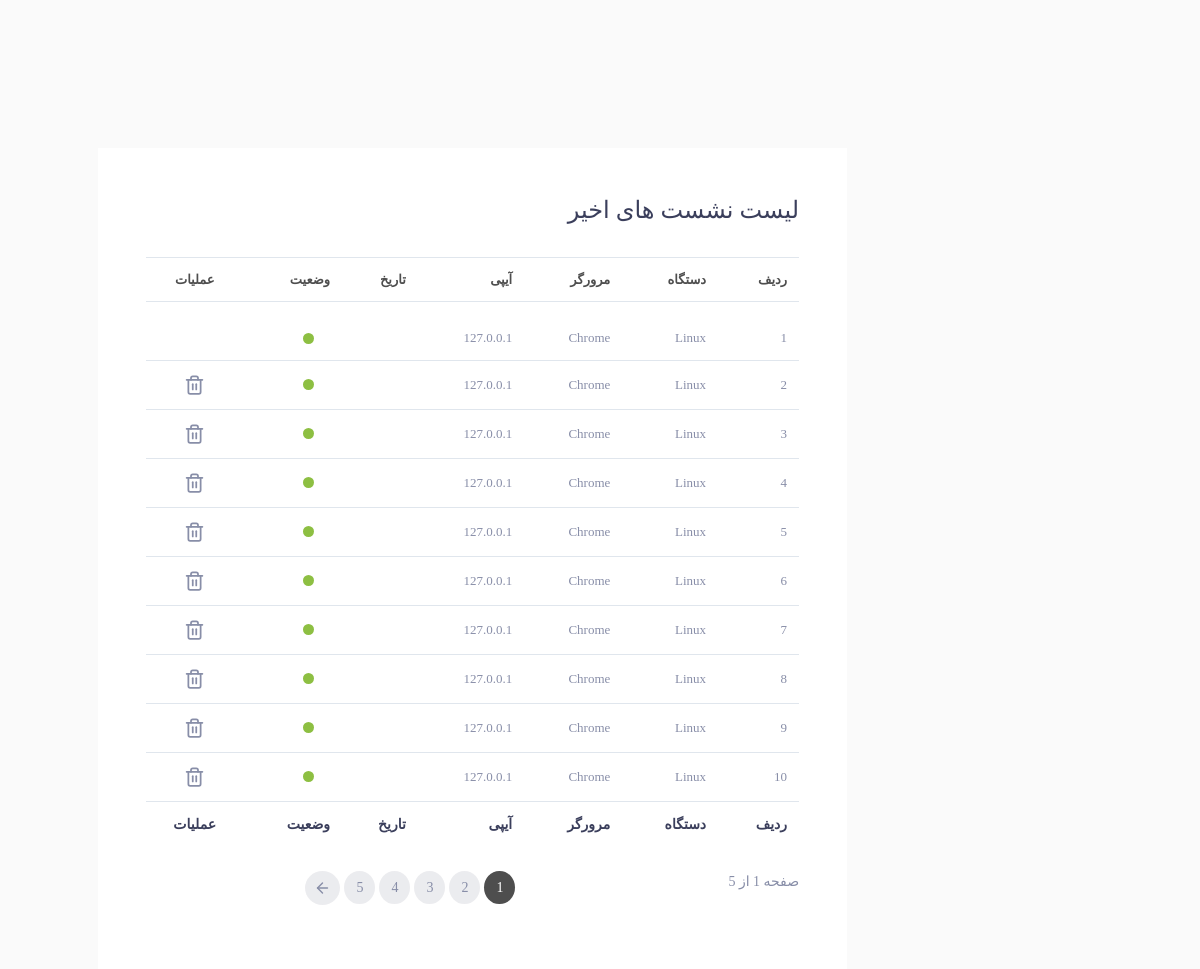
The page /myadmin/user_sission (signed in) on the database its author committed.
### User/models.py (models this page shows)
class incorrect_attempts(models.Model):
    date = models.DateTimeField(auto_created=True, auto_now_add=True)
    ip = models.CharField(max_length=60, blank=False)
    is_login = models.BooleanField(default=False, blank=False)
    is_ness = models.BooleanField(default=True, blank=False)
    user = models.ForeignKey(User, on_delete=models.CASCADE)
    browser = models.CharField(max_length=30, blank=False, null=True)
    device = models.CharField(max_length=30, blank=False, null=True)

### User/views.py (the view)
# urls.py: path('user_sission',views.User_sissions.as_view(), name = "user_sission"),
class User_sissions(ListView):
    model = incorrect_attempts
    paginate_by = 10
    template_name = 'User_Sission.html'
    def get_queryset(self):
        query = super(User_sissions, self).get_queryset()
        query = query.filter(user=self.request.user).order_by('-date')
        return query
    def get_context_data(self, *, object_list=None, **kwargs):
        data = super(User_sissions, self).get_context_data(**kwargs)
        data['none_delete'] = incorrect_attempts.objects.filter(user=self.request.user).order_by('-date').first().id
        return data

### polls/templatetags/poll_extras.py (called while the page is built)
@register.filter
def jalali_date(value):
    return datetime2jalali(value).strftime(' تاریخ   %y/%m/%d  ساعت  %H:%M:%S')

### User/templates/User_Sission.html (shortened to what this page needs)
{% extends 'shared/base.html' %}
{% load static %}
{% load poll_extras %}
{% block header_reference %}
    <link href="{% static 'admin_panel/assets/css/tables/table-basic.css' %}" rel="stylesheet" type="text/css">
    <link rel="stylesheet" href="{% static 'admin_panel/plugins/table/datatable/dt-global_style.css' %}">
{% endblock %}
{% block content %}
    <div class="col-lg-10 mx-auto mt-5 ">
        <div class="table-responsive bg-white p-5">
            <div class="widget-header">
                <div class="row">
                    <div class="col-xl-12 col-md-12 col-sm-12 col-12 mb-4 ">
                        <h4>لیست نشست های اخیر</h4>
                    </div>
                </div>
            </div>
            <table class="table table-bordered table-hover table-condensed mb-4">
                <thead>
                <tr>
                    <th>ردیف</th>
                    <th>دستگاه</th>
                    <th>مرورگر</th>
                    <th>آیپی</th>
                    <th>تاریخ</th>
                    <th>وضعیت</th>
                    <th class="text-center">عملیات</th>
                </tr>
                </thead>
                <tbody> {% for content in object_list %}
                    <tr>
                        <td> {{ forloop.counter }}</td>
                        <td>{{ content.device }}</td>
                        <td>{{ content.browser }}</td>
                        <td>{{ content.ip }}</td>
                        <td>{{ content.date | jalali_date }}</td>
                        <td>
                            {% if content.is_login %}
                                <div class="t-dot bg-success mx-3" data-toggle="tooltip" data-placement="top" title=""
                                     data-original-title="موفق"></div>
                            {% else %}
                                <div class="t-dot bg-danger mx-3" data-toggle="tooltip" data-placement="top" title=""
                                     data-original-title="ناموفق"></div>
                            {% endif %}
                        </td>
                        <td class="text-center">
                            <ul class="table-controls">
                                <li>
                                    {% if none_delete != content.id %}
                                        <a href="{% url 'delete_session' pk=content.id %}" data-toggle="tooltip"
                                           data-placement="top" title=""
                                           data-original-title="حذف">
                                        </a>
                                    {% endif %}
                                </li>
                            </ul>
                        </td>
                    </tr>
                {% endfor %}
                </tbody>
                <tfoot>
                <tr>
                    <th>ردیف</th>
                    <th>دستگاه</th>
                    <th>مرورگر</th>
                    <th>آیپی</th>
                    <th>تاریخ</th>
                    <th>وضعیت</th>
                    <th class="text-center">عملیات</th>
                </tr>
                </tfoot>
            </table>
            <div class="row">
                <div class="col-sm-12 col-md-5">
                    <div class="dataTables_info" id="zero-config_info" role="status" aria-live="polite">
                        صفحه {{ page_obj.number }} از
                        {{ paginator.num_pages }}
                    </div>
                </div>
                <div class="col-sm-12 col-md-7">
                    <div class="dataTables_paginate paging_simple_numbers" id="zero-config_paginate">
                        <ul class="pagination">
                            {% for pageNumber in paginator.page_range %}
                                <li class="paginate_button page-item {% if page_obj.number == pageNumber %} active  {% endif %}">
                                    <a href="?page={{ pageNumber }}" aria-controls="zero-config" data-dt-idx="1"
                                       tabindex="0" class="page-link">{{ pageNumber }}</a>
                                </li>
                            {% endfor %}
                            {% if page_obj.has_next %}
                                <li class="paginate_button page-item previous " id="zero-config_previous"><a
                                        href="?page={{ page_obj.next_page_number }}" aria-controls="zero-config"
                                        data-dt-idx="0" tabindex="0" class="page-link">
                                    <svg xmlns="http://www.w3.org/2000/svg" width="24" height="24" viewBox="0 0 24 24"
                                         fill="none" stroke="currentColor" stroke-width="2" stroke-linecap="round"
                                         stroke-linejoin="round" class="feather feather-arrow-left">
                                        <line x1="19" y1="12" x2="5" y2="12"></line>
                                        <polyline points="12 19 5 12 12 5"></polyline>
                                    </svg>
                                </a></li>
                            {% endif %}
                        </ul>
                    </div>
                </div>
            </div>
        </div>
    </div>
{% endblock %}

### static/admin_panel/assets/css/tables/table-basic.css (style rules this page uses)
.table-controls { padding: 0; margin: 0; list-style: none; }
.table-controls > li { display: inline-block; margin: 0 2px; line-height: 1; }
.table-controls > li > a { display: inline-block; }

### static/admin_panel/assets/css/main.css (style rules this page uses)
html { min-height: 100%; direction: rtl; }
body { color: #888ea8; height: 100%; font-size: 0.875rem; background: #fafafa; overflow-x: hidden; overflow-y: auto; letter-spacing: 0.0312rem; font-family: 'Quicksand', sans-serif; }
h1, h2, h3, h4, h5, h6 { color: #3b3f5c; }
a { color: #515365; outline: none; }
.table-bordered { border: 1px solid #f1f2f3; }
.table > tbody > tr > td { vertical-align: middle; color: #515365; font-size: 13px; letter-spacing: 1px; }
.table > thead > tr > th { color: #ffcd17; font-weight: 700; font-size: 13px; letter-spacing: 1px; text-transform: uppercase; }
.table > tbody > tr > td .t-dot { background-color: #000; height: 11px; width: 11px; border-radius: 50%; cursor: pointer; margin: 0 auto; }
.table-bordered td, .table-bordered th { border: 1px solid #ebedf2; }
.table thead th { vertical-align: bottom; border-bottom: none; }
.table-controls > li > a svg { color: #25d5e4; }
.table-controls > li > a svg { color: #888ea8; width: 21px; }
.table > tfoot > tr > th { color: #3b3f5c; }
.bg-success { background-color: #8dbf42 !important; border-color: #8dbf42; color: #fff; }

### static/admin_panel/assets/css/structure.css (style rules this page uses)
html { min-height: 100%; direction: rtl; }
body { color: #888ea8; height: 100%; font-size: 0.875rem; background: #fafafa; overflow-x: hidden; overflow-y: auto; letter-spacing: 0.0312rem; font-family: 'Quicksand', sans-serif; }
h1, h2, h3, h4, h5, h6 { color: #3b3f5c; }

### rows shown on the page
incorrect_attempts: device "Linux", browser "Chrome", ip "127.0.0.1", is_login True (drawn)
incorrect_attempts: device "Linux", browser "Chrome", ip "127.0.0.1", is_login True (drawn)
incorrect_attempts: device "Linux", browser "Chrome", ip "127.0.0.1", is_login True (drawn)
incorrect_attempts: device "Linux", browser "Chrome", ip "127.0.0.1", is_login True (drawn)
incorrect_attempts: device "Linux", browser "Chrome", ip "127.0.0.1", is_login True (drawn)
incorrect_attempts: device "Linux", browser "Chrome", ip "127.0.0.1", is_login True (drawn)
incorrect_attempts: device "Linux", browser "Chrome", ip "127.0.0.1", is_login True (drawn)
incorrect_attempts: device "Linux", browser "Chrome", ip "127.0.0.1", is_login True (drawn)
incorrect_attempts: device "Linux", browser "Chrome", ip "127.0.0.1", is_login True (drawn)
incorrect_attempts: device "Linux", browser "Chrome", ip "127.0.0.1", is_login True (drawn)

### other values the page prints
{{ paginator.num_pages }} "5"
{{ pageNumber }} "1" "2" "3" "4" "5"
